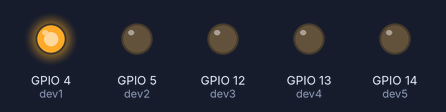
A sketch run on a simulated ESP8266 (NodeMCU). Parts: output pins drawn as LEDs (lit = HIGH). WiFi joins after 1.5 s; servers stay silent unless stated; the Firebase database answers and starts empty; what the sketch prints to the serial monitor is not drawn.

Above: at 0.1 s.
At 0.5 s:
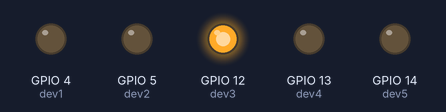
At 1.1 s:
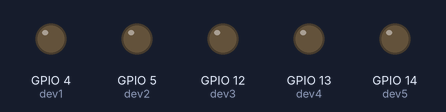
Timing chart, 0 to 2.6 s (numbered marks = the images above):
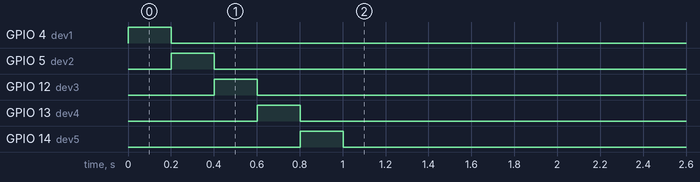

The sketch:

ArduinoSoruceCode.ino
```cpp
#include "FirebaseESP8266.h"
#include <ESP8266WiFi.h>

const char *ssid = "WIFI-NAME";
const char *password = "WIFI-PASSWORD";

int dev1 = 4;
int dev2 = 5;
int dev3 = 12;
int dev4 = 13;
int dev5 = 14;

FirebaseData firebaseData;

void setup()
{
    Serial.begin(9600);
    WiFi.begin(ssid, password);

    pinMode(dev1, OUTPUT);
    pinMode(dev2, OUTPUT);
    pinMode(dev3, OUTPUT);
    pinMode(dev4, OUTPUT);
    pinMode(dev5, OUTPUT);

    //  Device 1 self Test
    digitalWrite(dev1, HIGH);
    delay(200);
    digitalWrite(dev1, LOW);
    ////Device 2 Self test
    digitalWrite(dev2, HIGH);
    delay(200);
    digitalWrite(dev2, LOW);
    ////Device 3 Self Test
    digitalWrite(dev3, HIGH);
    delay(200);
    digitalWrite(dev3, LOW);
    //// Device 4 Self Test
    digitalWrite(dev4, HIGH);
    delay(200);
    digitalWrite(dev4, LOW);
    //// Device 5 Self Test
    digitalWrite(dev5, HIGH);
    delay(200);
    digitalWrite(dev5, LOW);

    while (WiFi.status() != WL_CONNECTED)
    {
        delay(500);
        Serial.print(".");
    }

    Serial.println(".......");
    Serial.println("WiFi Connected....IP Address:");
    Serial.println(WiFi.localIP());

    Firebase.begin("https://iotblink.firebaseio.com/", "XCcw7LURaMjV6r2mmGYupwHQQ9VhCiljl2m3xzMR");
}

void loop()
{

    if (Firebase.getInt(firebaseData, "/a1"))
    {
        if (firebaseData.dataType() == "int")
        {
            int val = firebaseData.intData();
            Serial.print(val);
            if (val == 1)
            {
                digitalWrite(dev1, HIGH);
            }
            else
            {
                digitalWrite(dev1, LOW);
            }
        }
    }
    if (Firebase.getInt(firebaseData, "/a2"))
    {
        if (firebaseData.dataType() == "int")
        {
            int val = firebaseData.intData();
            Serial.print(val);
            if (val == 1)
            {
                digitalWrite(dev2, HIGH);
            }
            else
            {
                digitalWrite(dev2, LOW);
            }
        }
    }
    if (Firebase.getInt(firebaseData, "/a3"))
    {
        if (firebaseData.dataType() == "int")
        {
            int val = firebaseData.intData();
            Serial.print(val);
            if (val == 1)
            {
                digitalWrite(dev3, HIGH);
            }
            else
            {
                digitalWrite(dev3, LOW);
            }
        }
    }
    if (Firebase.getInt(firebaseData, "/a4"))
    {
        if (firebaseData.dataType() == "int")
        {
            int val = firebaseData.intData();
            Serial.print(val);
            if (val == 1)
            {
                digitalWrite(dev4, HIGH);
            }
            else
            {
                digitalWrite(dev4, LOW);
            }
        }
    }
    if (Firebase.getInt(firebaseData, "/a5"))
    {
        if (firebaseData.dataType() == "int")
        {
            int val = firebaseData.intData();
            Serial.print(val);
            if (val == 1)
            {
                digitalWrite(dev5, HIGH);
            }
            else
            {
                digitalWrite(dev5, LOW);
            }
        }
    }
    Serial.println();
}
```
